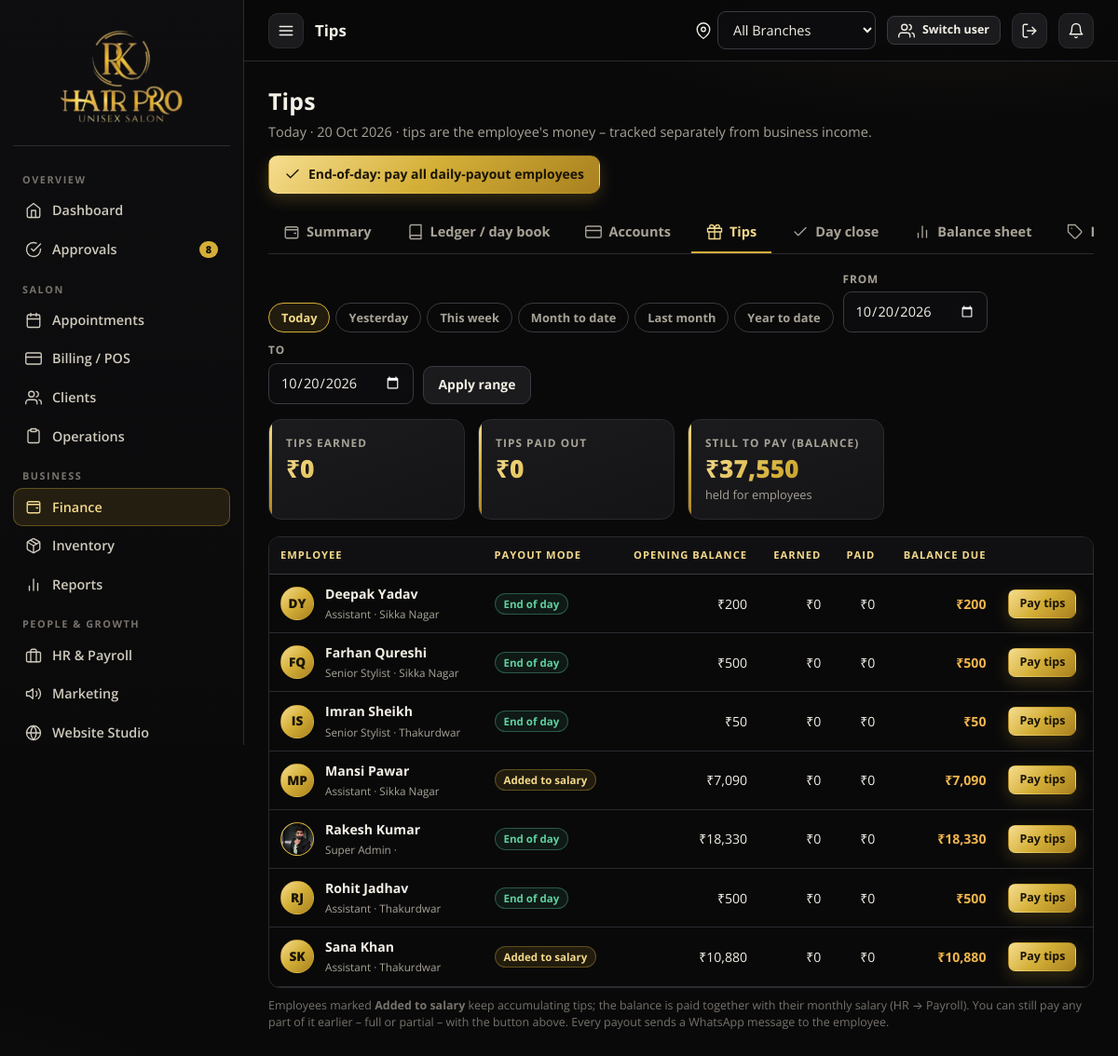
Screenshot of /finance/tips (signed in) with the database file from the repository.
### rkhp/models.py (models this page shows, shortened)
class Employee(UserMixin, db.Model):
    id = db.Column(db.Integer, primary_key=True)
    name = db.Column(db.String(100), nullable=False)
    mobile = db.Column(db.String(15), unique=True, nullable=False)   # login id
    password_hash = db.Column(db.String(200))
    role = db.Column(db.String(20), default="stylist")
    designation = db.Column(db.String(80))
    branch_id = db.Column(db.Integer, db.ForeignKey("branch.id"))       # access scope (None = all branches)
    home_branch_id = db.Column(db.Integer, db.ForeignKey("branch.id"))  # where they normally work
    reports_to_id = db.Column(db.Integer, db.ForeignKey("employee.id"))
    active = db.Column(db.Boolean, default=True)
    login_blocked = db.Column(db.Boolean, default=False)
    perms = db.Column(db.String(200))            # comma list; None => role defaults
    takes_appointments = db.Column(db.Boolean, default=False)
    public_visible = db.Column(db.Boolean, default=True)   # shown on online booking page
    bio = db.Column(db.String(240))
    salary = db.Column(db.Float, default=18000)
    commission_pct = db.Column(db.Float, default=10)
    monthly_target = db.Column(db.Float, default=0)
    weekly_off = db.Column(db.Integer, default=0)          # Monday=0 .. Sunday=6
    shift_start = db.Column(db.String(5), default="10:00")
    shift_end = db.Column(db.String(5), default="21:00")
    tip_mode = db.Column(db.String(10), default="daily")   # daily | salary
    joined_on = db.Column(db.Date, default=date.today)
    dob = db.Column(db.Date)
    email = db.Column(db.String(120))
    address = db.Column(db.String(240))
    aadhaar = db.Column(db.String(20))
    pan = db.Column(db.String(12))
    emergency_name = db.Column(db.String(80))
    emergency_phone = db.Column(db.String(15))
    bank_name = db.Column(db.String(80))
    bank_account = db.Column(db.String(30))
    ifsc = db.Column(db.String(15))
    upi_id = db.Column(db.String(60))
    photo = db.Column(db.String(200))
    face_photo = db.Column(db.String(200))
    aadhaar_doc = db.Column(db.String(200))
    pan_doc = db.Column(db.String(200))
    created_at = db.Column(db.DateTime, default=now)
    branch = db.relationship("Branch", foreign_keys=[branch_id])
    home_branch = db.relationship("Branch", foreign_keys=[home_branch_id])
    manager = db.relationship("Employee", remote_side=[id], foreign_keys=[reports_to_id])
    @property
    def is_active(self):       # Flask-Login
        return bool(self.active) and not self.login_blocked
    @property
    def is_super(self):
        return self.role == "super_admin"
    @property
    def role_label(self):
        return ROLE_LABEL.get(self.role, self.role)
    @property
    def perm_set(self):
        if self.is_super:
            return set(ALL_PERMS)
        if self.perms is None:
            return set(DEFAULT_PERMS.get(self.role, []))
        return {p for p in self.perms.split(",") if p}
    def has_perm(self, p):
        return p in self.perm_set
    @property
    def is_manager(self):
        return self.role in ("super_admin", "branch_admin")
    @property
    def initials(self):
        parts = self.name.split()
        return (parts[0][0] + (parts[1][0] if len(parts) > 1 else "")).upper()

class Branch(db.Model):
    id = db.Column(db.Integer, primary_key=True)
    name = db.Column(db.String(80), nullable=False)
    code = db.Column(db.String(8), nullable=False)
    address = db.Column(db.String(240))
    phone = db.Column(db.String(20))
    open_time = db.Column(db.String(5), default="10:00")
    close_time = db.Column(db.String(5), default="21:00")
    slot_minutes = db.Column(db.Integer, default=30)
    monthly_target = db.Column(db.Float, default=0)
    active = db.Column(db.Boolean, default=True)
    created_at = db.Column(db.DateTime, default=now)

### rkhp/routes/finance.py (the view)
@bp.route("/tips")
@require_perm("finance")
def tips():
    ids = scope_ids()
    key, d1, d2, label = get_period("today")
    T = fin.tips_table(ids, d1, d2)
    accounts = fin.scope_accounts(ids)
    return render_template("finance/tips.html", T=T, key=key, d1=d1, d2=d2, label=label, accounts=accounts, page_title="Tips", MODE=fin.MODE_LABEL,
                           total_due=sum(r["closing"] for r in T), total_earned=sum(r["earned"] for r in T), total_paid=sum(r["paid"] for r in T))

### rkhp/__init__.py (called while the page is built)
def unread():
    from .models import Notification
    return Notification.query.filter_by(employee_id=current_user.id, is_read=False).count()

### rkhp/helpers.py (called while the page is built)
def inr(v, dec=None, sym=True):
    try:
        v = float(v or 0)
    except (TypeError, ValueError):
        v = 0.0
    neg = v < 0
    v = abs(v)
    if dec is None:      # paise only where they matter (small amounts); big totals show whole rupees
        dec = 2 if abs(v - round(v)) > 0.004 and v < 10000 else 0
    s = f"{v:.{dec}f}"
    whole, _, frac = s.partition(".")
    if len(whole) > 3:
        head, tail = whole[:-3], whole[-3:]
        head = re.sub(r"(\d)(?=(\d\d)+$)", r"\1,", head)
        whole = head + "," + tail
    out = whole + ("." + frac if frac else "")
    return ("-" if neg else "") + ("₹" if sym else "") + out

def fmt_date(d, fmt="%d %b %Y"):
    if not d:
        return "—"
    return d.strftime(fmt)

def period_range(key, start=None, end=None, today=None):
    today = today or date.today()
    if key == "yesterday":
        d = today - timedelta(days=1)
        return d, d
    if key == "week":
        return today - timedelta(days=today.weekday()), today
    if key == "mtd":
        return today.replace(day=1), today
    if key == "lastmonth":
        last = today.replace(day=1) - timedelta(days=1)
        return last.replace(day=1), last
    if key == "ytd":
        return fy_start(today), today
    if key == "custom":
        s = parse_date(start, today.replace(day=1))
        e = parse_date(end, today)
        return (s, e) if s <= e else (e, s)
    return today, today

def get_period(default="mtd"):
    key = request.args.get("p", default)
    if key not in dict(PERIODS):
        key = default
    d1, d2 = period_range(key, request.args.get("from"), request.args.get("to"))
    label = dict(PERIODS)[key]
    if d1 == d2:
        rng = fmt_date(d1)
    else:
        rng = f"{fmt_date(d1)} – {fmt_date(d2)}"
    return key, d1, d2, f"{label} · {rng}"

def all_branches():
    return Branch.query.filter_by(active=True).order_by(Branch.id).all()

def scope_ids():
    if current_user.is_authenticated and current_user.branch_id:
        return [current_user.branch_id]
    sel = session.get("branch_id", 0)
    if sel:
        return [int(sel)]
    return [b.id for b in all_branches()]

def active_branch():
    ids = scope_ids()
    if len(ids) == 1 and (current_user.branch_id or session.get("branch_id")):
        return db.session.get(Branch, ids[0])
    return None

### rkhp/templates/finance/tips.html (shortened to what this page needs)
{% extends 'base.html' %}
{% block content %}
<div class="page-h"><div><h1>Tips</h1><p>{{ label }} · tips are the employee's money – tracked separately from business income.</p></div>
  <form method="post" action="{{ url_for('fin.tips_pay_all') }}" data-confirm="Pay the full tip balance in cash to every employee on 'End of day' payout?" class="no-print"><input type="hidden" name="mode" value="cash"><button class="btn gold">{{ ui.icon('check') }} End-of-day: pay all daily-payout employees</button></form></div>
{% include 'finance/_tabs.html' %}
{{ ui.period_bar(key, d1, d2) }}
<div class="kpi-grid mb">{{ ui.kpi('Tips earned', total_earned|inr) }}{{ ui.kpi('Tips paid out', total_paid|inr) }}{{ ui.kpi('Still to pay (balance)', total_due|inr, 'held for employees') }}</div>
<div class="table-wrap"><table class="tbl"><thead><tr><th>Employee</th><th>Payout mode</th><th class="num">Opening balance</th><th class="num">Earned</th><th class="num">Paid</th><th class="num">Balance due</th><th></th></tr></thead><tbody>
{% for r in T %}<tr><td><div class="row" style="flex-wrap:nowrap">{{ ui.avatar(r.emp) }}<div><b>{{ r.emp.name.split('(')[0] }}</b><br><small>{{ r.emp.role_label }} · {{ r.emp.branch.name if r.emp.branch else '' }}</small></div></div></td>
<td>{% if r.emp.tip_mode == 'daily' %}{{ ui.badge('End of day','ok') }}{% else %}{{ ui.badge('Added to salary','gold') }}{% endif %}</td>
<td class="num">{{ r.opening|inr }}</td><td class="num">{{ r.earned|inr }}</td><td class="num">{{ r.paid|inr }}</td><td class="num"><b class="{{ 'warn' if r.closing > 0 }}">{{ r.closing|inr }}</b></td>
<td>{% if r.closing > 0 %}<button class="btn sm gold" data-modal="tipModal" data-fill-employee_id="{{ r.emp.id }}" data-fill-amount="{{ r.closing|int if r.closing == r.closing|int else r.closing }}" data-out-who="{{ r.emp.name.split('(')[0] }}" data-out-bal="{{ r.closing|inr }}">Pay tips</button>{% endif %}</td></tr>
{% else %}<tr><td colspan="7" class="empty">No tip activity in this period.</td></tr>{% endfor %}</tbody></table></div>
<p class="hint mt-s">Employees marked <b>Added to salary</b> keep accumulating tips; the balance is paid together with their monthly salary (HR → Payroll). You can still pay any part of it earlier – full or partial – with the button above. Every payout sends a WhatsApp message to the employee.</p>
{% endblock %}

### rkhp/templates/_ui.html (shortened to what this page needs)
{% macro icon(name, cls='') %}<svg class="i {{ cls }}" viewBox="0 0 24 24" aria-hidden="true">{{ ICONS.get(name, ICONS['list'])|safe }}</svg>{% endmacro %}
{% macro kpi(label, value, sub='', href=None, plain=False) %}
{% if href %}<a class="kpi {{ 'plain' if plain }}" href="{{ href }}">{% else %}<div class="kpi {{ 'plain' if plain }}">{% endif %}
  <div class="lbl">{{ label }}</div><div class="val">{{ value }}</div>{% if sub %}<div class="sub">{{ sub|safe }}</div>{% endif %}
{% if href %}</a>{% else %}</div>{% endif %}
{% endmacro %}
{% macro badge(text, kind='') %}<span class="badge {{ kind }}">{{ text }}</span>{% endmacro %}
{% macro period_bar(key, d1, d2, extra='') %}
<form method="get" class="filters no-print">
  <div class="pills">
    {% for k, lbl in PERIODS %}{% if k != 'custom' %}<button name="p" value="{{ k }}" class="{{ 'active' if key == k }}">{{ lbl }}</button>{% endif %}{% endfor %}
  </div>
  <div class="field"><label>From</label><input type="date" name="from" value="{{ d1.isoformat() }}"></div>
  <div class="field"><label>To</label><input type="date" name="to" value="{{ d2.isoformat() }}"></div>
  <button class="btn" name="p" value="custom">Apply range</button>
</form>
{% endmacro %}
{% macro avatar(e, cls='') %}<span class="avatar {{ cls }}">{% if e.photo %}<img src="{{ url_for('static', filename=e.photo) if e.photo.startswith('img/') else url_for('hr.files', name=e.photo) }}" alt="">{% else %}{{ e.initials }}{% endif %}</span>{% endmacro %}

### rkhp/static/css/public.css (style rules this page uses)
:root { --ivory:#f6eed9;--ivory-2:#ece0c0;--ink:#17130a;--ink-soft:#5b5236;--gold-ink:#8a6a12;--wa:#25d366 }
html { scroll-behavior:smooth }

### rows the page displays
Employee: initials "DY", emp.name "Deepak Yadav", emp.role_label "Assistant"
Branch: emp.branch "Sikka Nagar" "Sikka Nagar" "Sikka Nagar"
Employee: initials "FQ", emp.name "Farhan Qureshi", emp.role_label "Senior Stylist"
Employee: initials "IS", emp.name "Imran Sheikh", emp.role_label "Senior Stylist"
Branch: emp.branch "Thakurdwar" "Thakurdwar" "Thakurdwar"
Employee: initials "MP", emp.name "Mansi Pawar", emp.role_label "Assistant"
Employee: photo (picture), emp.name "Rakesh Kumar", emp.role_label "Super Admin"
Employee: initials "RJ", emp.name "Rohit Jadhav", emp.role_label "Assistant"
Employee: initials "SK", emp.name "Sana Khan", emp.role_label "Assistant"

### other values shown
{{ sec.title }} "OVERVIEW" "SALON" "BUSINESS" "PEOPLE & GROWTH"
{{ it.label }} "Dashboard" "Approvals" "Appointments" "Billing / POS" "Clients" "Operations" "Finance" "Inventory" "Reports" "HR & Payroll" "Marketing" "Website Studio"
{{ it.count }} "8"
{{ page_title|default('') }} "Tips"
{{ label }} "Today · 20 Oct 2026"
{{ lbl }} "Today" "Yesterday" "This week" "Month to date" "Last month" "Year to date"
{{ label }} "TIPS EARNED TIPS PAID OUT STILL TO PAY (BALANCE)"
{{ sub|safe }} "held for employees"
{{ text }} "End of day" "End of day" "End of day" "Added to salary" "End of day" "End of day" "Added to salary"
{{ r.opening|inr }} "₹200" "₹500" "₹50" "₹7,090" "₹18,330" "₹500" "₹10,880"
{{ r.earned|inr }} "₹0" "₹0" "₹0" "₹0" "₹0" "₹0" "₹0"
{{ r.paid|inr }} "₹0" "₹0" "₹0" "₹0" "₹0" "₹0" "₹0"
{{ r.closing|inr }} "₹200" "₹500" "₹50" "₹7,090" "₹18,330" "₹500" "₹10,880"
